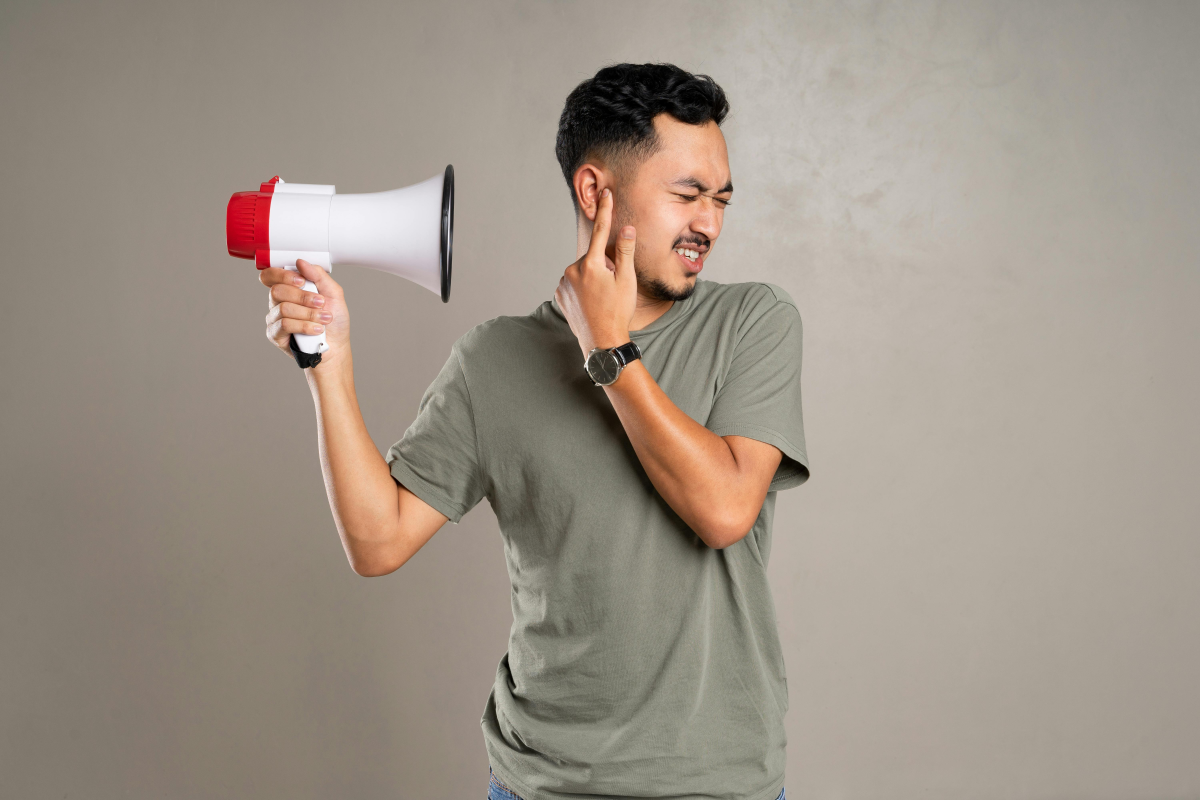
#> input picture images/test_noise_image.jpg, 6000 x 4000 px (shown at 1/5 size)
$ jupyter execute --allow-errors Week13_lab13_1.ipynb
#> lines starting #> are read from the running program, lines starting #| are printed output that depends on the picture; after the words box and inside, x2 and y2 are one past the last pixel; in counts of white or black regions, pixels touching at a corner belong together
[cell 1]
import cv2
import matplotlib.pyplot as plt
import os
import numpy as np
import pandas as pd
from sklearn.metrics import accuracy_score, precision_score, recall_score, f1_score
from pathlib import Path

[cell 2]
# Task 1
img = cv2.imread('images/test_noise_image.jpg')
#> img is the input picture: shape (4000, 6000, 3); mean B, G, R 135.7, 147.4, 158.4
img = cv2.cvtColor(img, cv2.COLOR_BGR2RGB)

# kernel (5, 5)
blur_5 = cv2.GaussianBlur(img, (5, 5), 0)

# kernel (3, 3)
blur_3 = cv2.GaussianBlur(img, (3, 3), 0)

plt.figure(figsize=(12, 4))

plt.subplot(1, 3, 1)
plt.imshow(img)
plt.title('Original')
plt.axis('off')

plt.subplot(1, 3, 2)
plt.imshow(blur_5)
plt.title('Kernel (5,5)')
plt.axis('off')

plt.subplot(1, 3, 3)
plt.imshow(blur_3)
plt.title('Kernel (3,3)')
plt.axis('off')

plt.show()
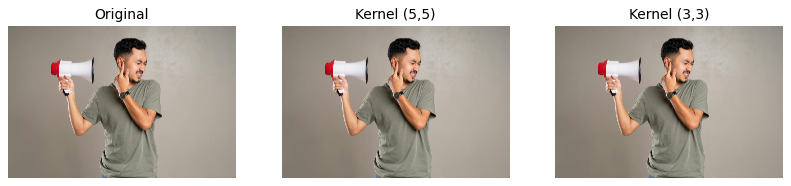
#> figure drawn by matplotlib, 3 panels

[cell 3]
# Task 2
img = cv2.imread('images/test_image_2.jpeg', 0)
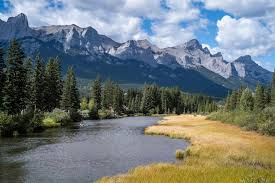
#> input picture images/test_image_2.jpeg, 275 x 183 px
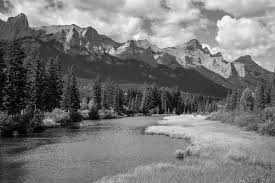
#> img: shape (183, 275); min 0, max 255, mean 117.7

thresh_value = 127

_, binary = cv2.threshold(img, thresh_value, 255, cv2.THRESH_BINARY)
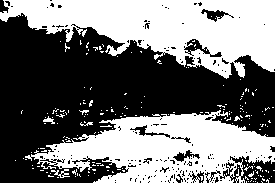
#> binary: shape (183, 275); 46.4% white; 195 white regions (189 under 20 px), largest, box (x1, y1, x2, y2) and area: (0, 0, 275, 79) 12342, (25, 110, 275, 183) 10216, (51, 169, 70, 178) 68, (43, 116, 55, 124) 43, (80, 122, 93, 126) 27, (79, 110, 89, 115) 22

_, binary_inv = cv2.threshold(img, thresh_value, 255, cv2.THRESH_BINARY_INV)

plt.figure(figsize=(12,4))

plt.subplot(1,3,1)
plt.imshow(img, cmap='gray')
plt.title('Original')
plt.axis('off')

plt.subplot(1,3,2)
plt.imshow(binary, cmap='gray')
plt.title('THRESH BINARY')
plt.axis('off')

plt.subplot(1,3,3)
plt.imshow(binary_inv, cmap='gray')
plt.title('THRESH BINARY INV')
plt.axis('off')

plt.show()
